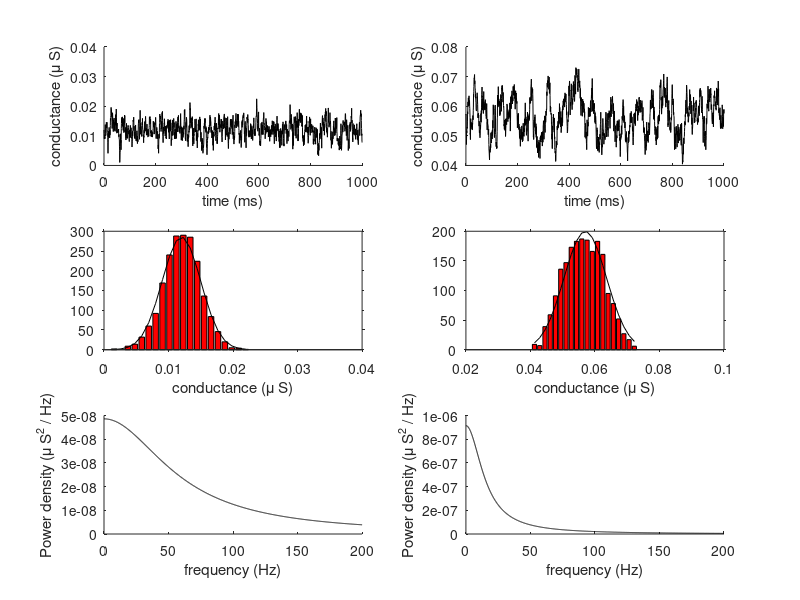

Recreate this plot in MATLAB.
% First simulation ornstein uhlenbeck 
%

%mean excitatory conductance
ge0 = 0.012; %mu S 

%relaxation time constant and steady-state SD
tau_e = 2.7; %ms
sig_e = 0.003; %mu S

%time step and time vector
dt = 0.5; %ms
t_v = 0:dt:1000;
n_t_v = length(t_v);

%numerical simulation factors
ef_1 = exp(-dt/tau_e);
ef_2 = sqrt(1-exp(-2*dt/tau_e));

%initial value of the random conductance variable
x0 = 0;

%random white noise increment
w_ve = normrnd(0,1,1,n_t_v);
u_ve = sig_e*ef_2*w_ve;

%save space for random vector
x_ve = zeros(1,n_t_v);

%initial condition
x_ve(1) = x0;

for i =2:n_t_v
    %stochastic update
    x_ve(i) = x_ve(i-1)*ef_1 + u_ve(i);
end;

%add steady-state value
x_ve = x_ve + ge0;

h_f1 = figure;
h_a1 = subplot(3,2,1);
line('Parent',h_a1,'XData',t_v,'YData',x_ve);
set(h_a1,'YLim',[0 0.04]);
xlabel(h_a1,'time (ms)');
ylabel(h_a1,'conductance (\mu S)');

%histogram of values
[ne, xoute] = hist(x_ve,20);

h_a2 = subplot(3,2,3);
bar(h_a2,xoute,ne,'r');

ye = normpdf(xoute,ge0,sig_e);
ye = (sum(ne)/sum(ye)) * ye;

line('Parent',h_a2,'XData',xoute,'YData',ye);

set(h_a2,'TickDir','out','Xlim',[0 0.04]);
xlabel(h_a2,'conductance (\mu S)');

%power spectrum
f = 0:0.1:200;
pfe = 2*sig_e^2*tau_e*1e-3./(1 + (2*pi*f*tau_e*1e-3).^2);
h_a3 = subplot(3,2,5);
line('Parent',h_a3,'XData',f,'YData',pfe);
xlabel(h_a3,'frequency (Hz)');
ylabel(h_a3,'Power density (\mu S^2 / Hz)');

%%
%second simulation
%

%mean inhibitory conductance
gi0 = 0.057; %mu S 

%relaxation time constant and steady-state SD
tau_i = 10.5; %ms
sig_i = 0.0066; %mu S

%time step and time vector
dt = 0.5; %ms
t_v = 0:dt:1000;
n_t_v = length(t_v);

%numerical simulation factors
if_1 = exp(-dt/tau_i);
if_2 = sqrt(1-exp(-2*dt/tau_i));

%initial value of the random conductance variable
x0 = 0;

%random white noise increment
w_vi = normrnd(0,1,1,n_t_v);
u_vi = sig_i*if_2*w_vi;

%save space for random vector
x_vi = zeros(1,n_t_v);

%initial condition
x_vi(1) = x0;

for i =2:n_t_v
    %stochastic update
    x_vi(i) = x_vi(i-1)*if_1 + u_vi(i);
end;

%add steady-state value
x_vi = x_vi + gi0;

h_a4 = subplot(3,2,2);
line('Parent',h_a4,'XData',t_v,'YData',x_vi);
set(h_a4,'YLim',[0.04 0.08]);
xlabel(h_a4,'time (ms)');
ylabel(h_a4,'conductance (\mu S)');

h_a5 = subplot(3,2,4);
%histogram of values
[ni, xouti] = hist(x_vi,20);
bar(h_a5,xouti,ni,'r');

yi = normpdf(xouti,gi0,sig_i);
yi = (sum(ni)/sum(yi)) * yi;

line('Parent',h_a5,'XData',xouti,'YData',yi);

set(h_a5,'TickDir','out','Xlim',[0.02 0.1]);
xlabel(h_a5,'conductance (\mu S)');

%power spectrum
f = 0:0.1:200; %frequency in Hz
pfi = 2*sig_i^2*tau_i*1e-3./(1 + (2*pi*f*tau_i*1e-3).^2);
h_a6 = subplot(3,2,6);
line('Parent',h_a6,'XData',f,'YData',pfi);
xlabel(h_a6,'frequency (Hz)');
ylabel(h_a6,'Power density (\mu S^2 / Hz)');

%print(handles.figure1,'-depsc2','ou_f2.eps');
